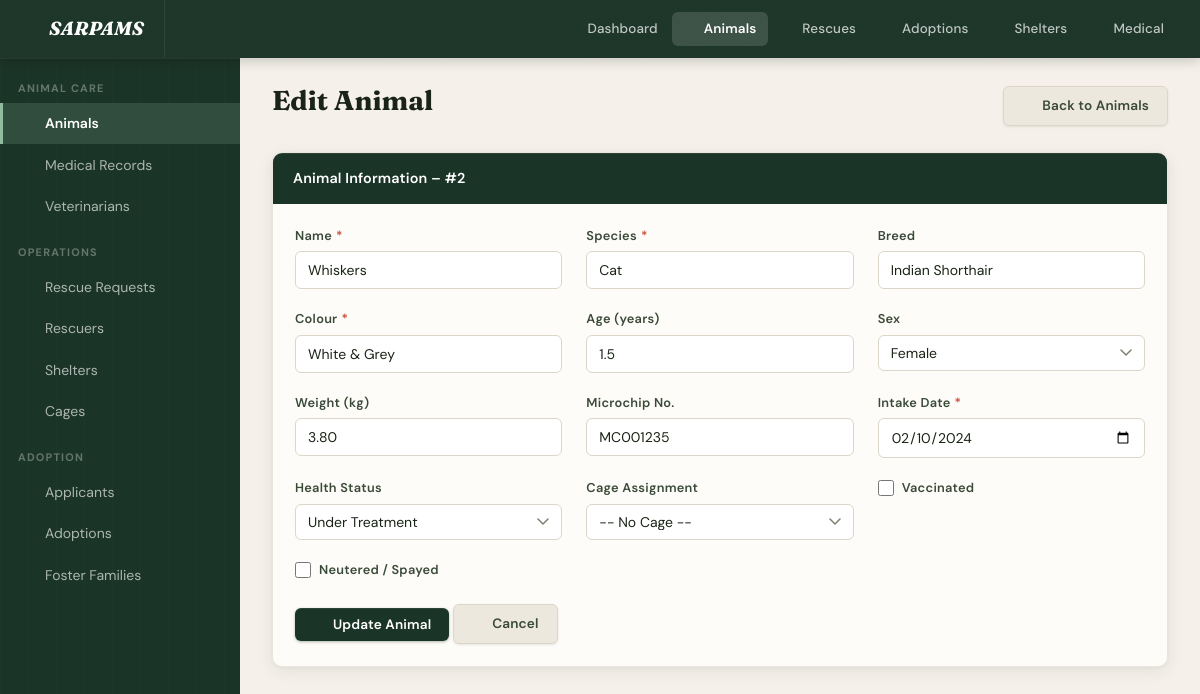
Page /animals/edit.php?id=2 on the committed database.
### tables this page shows
CREATE TABLE IF NOT EXISTS ANIMAL (
    animal_id     INT AUTO_INCREMENT PRIMARY KEY,
    name          VARCHAR(60) NOT NULL,
    species       VARCHAR(40) NOT NULL,
    breed         VARCHAR(60),
    age_years     DECIMAL(4,1),
    sex           CHAR(1) CHECK (sex IN ('M','F','U')),
    colour        VARCHAR(60) NOT NULL,
    weight_kg     DECIMAL(5,2),
    microchip_no  VARCHAR(25) UNIQUE,
    intake_date   DATE NOT NULL,
    health_status VARCHAR(20) DEFAULT 'Unknown',
    is_vaccinated BOOLEAN DEFAULT FALSE,
    is_neutered   BOOLEAN DEFAULT FALSE,
    cage_id       INT,
    created_at    TIMESTAMP DEFAULT CURRENT_TIMESTAMP,
    FOREIGN KEY (cage_id) REFERENCES CAGE(cage_id) ON DELETE SET NULL
);

### config/db.php (called while the page is built, shortened)
<?php
function getDB() {
    static $conn = null;
    if ($conn === null) {
        $conn = new mysqli(DB_HOST, DB_USER, DB_PASS, DB_NAME);
        $conn->set_charset('utf8mb4');
    }
    return $conn;
}
function query($sql) {
    $result = getDB()->query($sql);
    return $result;
}
function fetchOne($sql) {
    $result = query($sql);
    return $result->fetch_assoc();
}

### animals/edit.php (the view, shortened to what this page needs)
<?php
require_once __DIR__ . '/../config/db.php';
$id = isset($_GET['id']) ? (int)$_GET['id'] : 0;
$animal = fetchOne("SELECT * FROM ANIMAL WHERE animal_id=$id");
$d = ($_SERVER['REQUEST_METHOD'] === 'POST') ? $_POST : $animal;
require_once __DIR__ . '/../includes/header.php';
?>
<div class="page-header">
    <h1 class="page-title">Edit Animal</h1>
    <a href="/sarpams/animals/index.php" class="btn btn-secondary"><i data-lucide="arrow-left"></i> Back to Animals</a>
</div>
<div class="card">
    <div class="card-header">Animal Information – #<?= $id ?></div>
    <div class="card-body">
        <form method="post" action="">
            <div class="form-grid">
                <div class="form-group required">
                    <label>Name</label>
                    <input type="text" name="name" value="<?= htmlspecialchars($d['name'] ?? '') ?>" required>
                </div>
                <div class="form-group required">
                    <label>Species</label>
                    <input type="text" name="species" value="<?= htmlspecialchars($d['species'] ?? '') ?>" required>
                </div>
                <div class="form-group">
                    <label>Breed</label>
                    <input type="text" name="breed" value="<?= htmlspecialchars($d['breed'] ?? '') ?>">
                </div>
                <div class="form-group required">
                    <label>Colour</label>
                    <input type="text" name="colour" value="<?= htmlspecialchars($d['colour'] ?? '') ?>" required>
                </div>
                <div class="form-group">
                    <label>Age (years)</label>
                    <input type="number" name="age_years" step="0.1" min="0" value="<?= htmlspecialchars($d['age_years'] ?? '') ?>">
                </div>
                <div class="form-group">
                    <label>Sex</label>
                    <select name="sex">
                        <option value="F" <?= (($d['sex'] ?? '') === 'F') ? 'selected' : '' ?>>Female</option>
                    </select>
                </div>
                <div class="form-group">
                    <label>Weight (kg)</label>
                    <input type="number" name="weight_kg" step="0.1" min="0" value="<?= htmlspecialchars($d['weight_kg'] ?? '') ?>">
                </div>
                <div class="form-group">
                    <label>Microchip No.</label>
                    <input type="text" name="microchip_no" value="<?= htmlspecialchars($d['microchip_no'] ?? '') ?>">
                </div>
                <div class="form-group required">
                    <label>Intake Date</label>
                    <input type="date" name="intake_date" value="<?= htmlspecialchars($d['intake_date'] ?? '') ?>" required>
                </div>
                <div class="form-group">
                    <label>Health Status</label>
                    <select name="health_status">
                        <?php foreach (['Healthy','Under Treatment','Adopted','Unknown'] as $hs): ?>
                            <option value="<?= $hs ?>" <?= (($d['health_status'] ?? 'Unknown') === $hs) ? 'selected' : '' ?>><?= $hs ?></option>
                        <?php endforeach; ?>
                    </select>
                </div>
                <div class="form-group">
                    <label>Cage Assignment</label>
                    <select name="cage_id">
                        <option value="">-- No Cage --</option>
                    </select>
                </div>
                <div class="form-group">
                    <label style="display:flex;align-items:center;gap:.5rem;">
                        <input type="checkbox" name="is_vaccinated" <?= ($d['is_vaccinated'] ?? 0) ? 'checked' : '' ?>>
                        Vaccinated
                    </label>
                </div>
                <div class="form-group">
                    <label style="display:flex;align-items:center;gap:.5rem;">
                        <input type="checkbox" name="is_neutered" <?= ($d['is_neutered'] ?? 0) ? 'checked' : '' ?>>
                        Neutered / Spayed
                    </label>
                </div>
            </div>
            <div style="margin-top:1.5rem;">
                <button type="submit" class="btn btn-primary"><i data-lucide="save"></i> Update Animal</button>
                <a href="/sarpams/animals/view.php?id=<?= $id ?>" class="btn btn-secondary"><i data-lucide="x"></i> Cancel</a>
            </div>
        </form>
    </div>
</div>

### rows in the picture
animal: name "Whiskers", species "Cat", breed "Indian Shorthair", colour "White & Grey", age_years "1.5", sex "Female", weight_kg "3.80", microchip_no "MC001235", intake_date "02/10/2024", health_status "Under Treatment"

### other values in the picture
$id "2"
